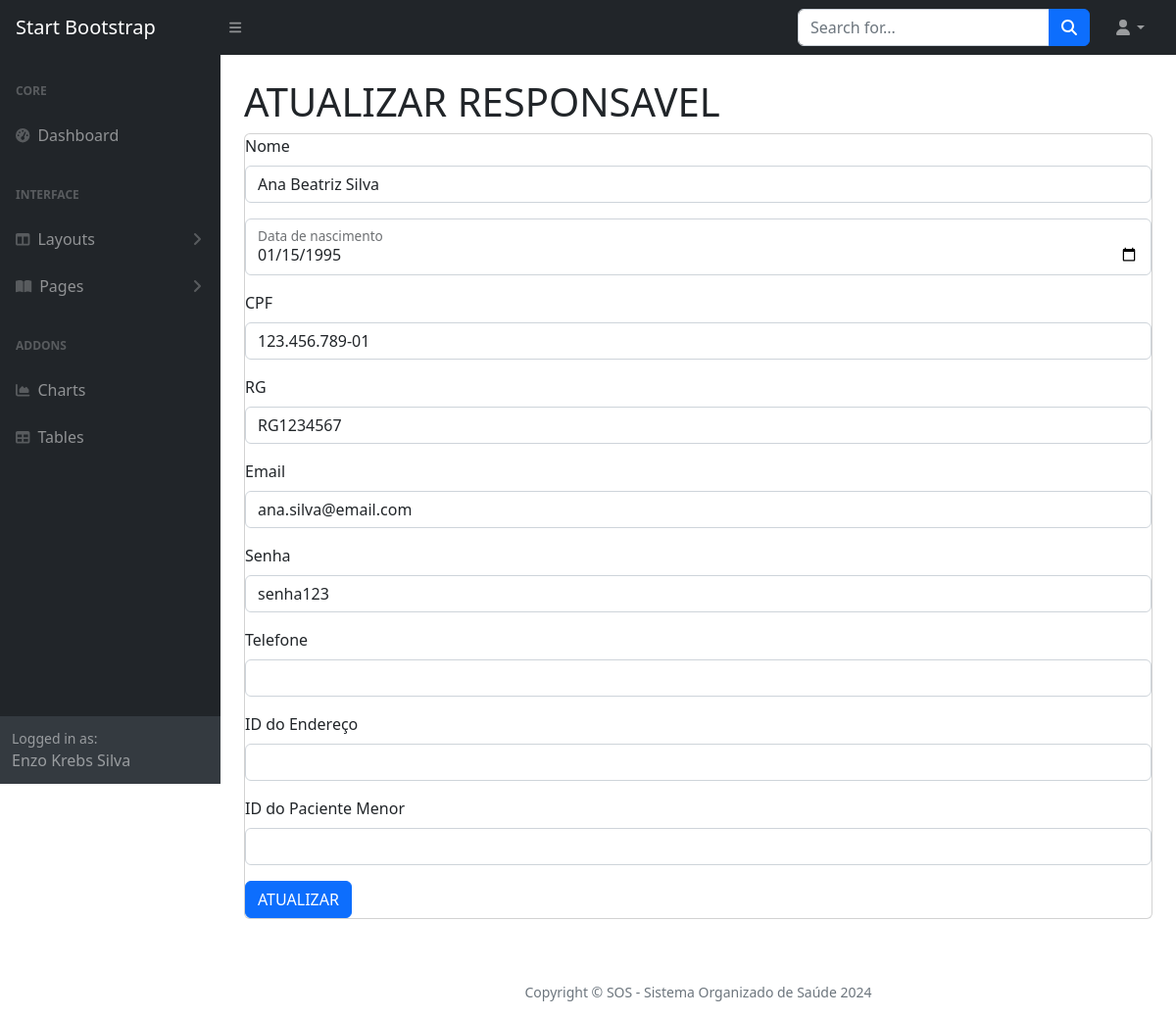
/atualiza_responsavel.php?id=11 (signed in), run on the app's committed database.
### tables this page shows
CREATE TABLE IF NOT EXISTS `recepcionistas` (
  `email` varchar(100) DEFAULT NULL,
  `senha` varchar(255) NOT NULL,
  `CPF` varchar(14) DEFAULT NULL,
  `telefone` varchar(15) DEFAULT NULL,
  `nome` varchar(255) DEFAULT NULL,
  `RG` varchar(12) DEFAULT NULL,
  `nascimento` date DEFAULT NULL,
  `IDRecepcionista` int NOT NULL AUTO_INCREMENT,
  PRIMARY KEY (`IDRecepcionista`)
);

### atualiza_responsavel.php (the view, shortened to what this page needs)
<?php
    include 'conecta.php';
    include 'menu.php';
    $id = $_GET['id'];
    $sql = "SELECT * FROM recepcionistas WHERE IDRecepcionista = '$id'";
    $consulta = $conexao->query($sql);
    $dados = $consulta->fetch_assoc();
?>
            <div id="layoutSidenav_content">
                <main>
                    <div class="container-fluid px-4">
                        <h1 class="mt-4">ATUALIZAR RESPONSAVEL</h1>
                        <div class="card mb-4">
                            <form action="processa_atualiza_recepcionista.php?id=<?php echo $id; ?>" method="POST">
                                <div class="mb-3">
                                    <label class="form-label">Nome</label>
                                    <input name="nome_novo" type="text" class="form-control" value="<?php echo $dados['nome']; ?>">
                                </div>
                                <div class="row mb-3">
                                    <div>
                                        <div class="form-floating mb-3 mb-md-0">
                                            <input class="form-control" name="nascimento" value="<?php echo $dados['nascimento']; ?>" type="date" />
                                            <label for="txtNascimento">Data de nascimento</label>
                                        </div>
                                    </div>
                                </div>
                                <div class="mb-3">
                                    <label class="form-label">CPF</label>
                                    <input name="CPF_novo" type="text" class="form-control" value="<?php echo $dados['CPF']; ?>">
                                </div>
                                <div class="mb-3">
                                    <label class="form-label">RG</label>
                                    <input name="RG_novo" type="text" class="form-control" value="<?php echo $dados['RG']; ?>">
                                </div>
                                <div class="mb-3">
                                    <label class="form-label">Email</label>
                                    <input name="email_novo" type="email" class="form-control" value="<?php echo $dados['email']; ?>">
                                </div>
                                <div class="mb-3">
                                    <label class="form-label">Senha</label>
                                    <input name="senha_nova" type="senha" class="form-control" value="<?php echo $dados['senha']; ?>">
                                </div>
                                <div class="mb-3">
                                    <label class="form-label">Telefone</label>
                                    <input name="telefone_novo" type="text" class="form-control" value="<?php echo $dados['telefoneResp']; ?>">
                                </div>
                                <div class="mb-3">
                                    <label class="form-label">ID do Endereço</label>
                                    <input name="idendereco_novo" type="text" class="form-control" value="<?php echo $dados['IDEndereco']; ?>">
                                </div>
                                <div class="mb-3">
                                    <label class="form-label">ID do Paciente Menor</label>
                                    <input name="IDPacienteMenor_novo" type="text" class="form-control" value="<?php echo $dados['IDPacienteMenor']; ?>">
                                </div>
                                <button type="submit" class="btn btn-primary">ATUALIZAR</button>
                            </form>
                        </div>
                    </div>
                </main>
                <footer class="footer text-center p-3 mt-4">
                    <p class="text-muted small mb-0">Copyright &copy; SOS - Sistema Organizado de Saúde 2024</p>
                </footer>
            </div>
        </div>
    </body>
</html>

### data on the page
recepcionistas: nome_novo "Ana Beatriz Silva", nascimento "01/15/1995", CPF_novo "123.456.789-01", RG_novo "RG1234567", email_novo "ana.silva@email.com", senha_nova "senha123"

### other printed values
$_SESSION['nome'] "Enzo Krebs Silva"
